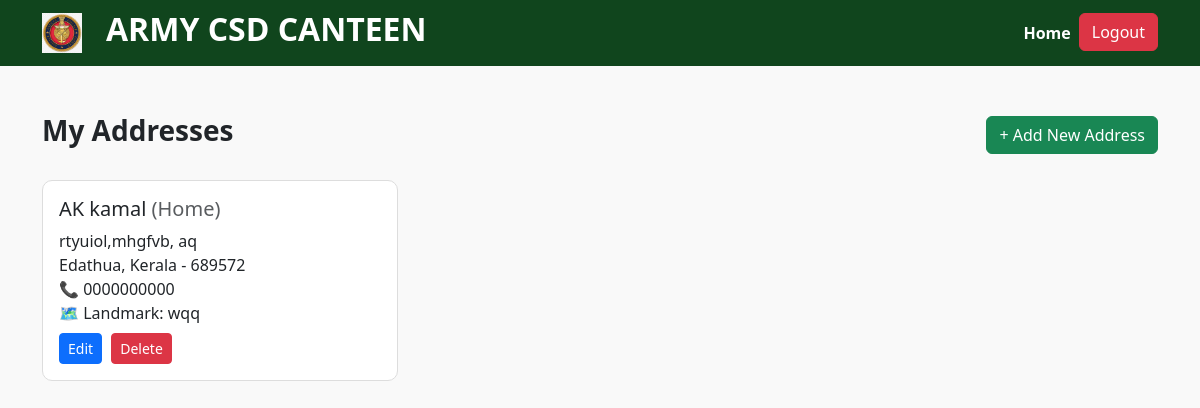
The page /manage_addresses.php (signed in) on the database its author committed.
### tables this page shows
CREATE TABLE `addresses` (
  `id` int(11) NOT NULL,
  `user_id` int(11) NOT NULL,
  `name` varchar(100) NOT NULL,
  `phone` varchar(20) NOT NULL,
  `address_line` varchar(255) NOT NULL,
  `address_type` varchar(50) DEFAULT NULL,
  `locality` varchar(100) DEFAULT NULL,
  `city` varchar(100) NOT NULL,
  `state` varchar(100) NOT NULL,
  `landmark` varchar(50) DEFAULT NULL,
  `alt_phone` varchar(15) DEFAULT NULL,
  `pincode` varchar(20) NOT NULL
);

### manage_addresses.php (the view, shortened to what this page needs)
<?php
include 'config.php';
$user_id = $_SESSION['user_id'];
$result = $conn->query("SELECT * FROM addresses WHERE user_id = $user_id");
?>
<!DOCTYPE html>
<html lang="en">
<head>
    <link href="https://cdn.jsdelivr.net/npm/bootstrap@5.3.3/dist/css/bootstrap.min.css" rel="stylesheet">
    <link href="style2.css" rel="stylesheet">
</head>
<body>
    <nav class="navbar navbar-expand-lg navbar-custom">
    <div class="container">
        <a class="navbar-brand d-flex align-items-center" href="#">
            <img src="icons/logo.png" alt="Logo" width="40" height="40" class="me-2">
            <a class="h1" href="#">ARMY CSD CANTEEN</a>
        </a>
        <div class="collapse navbar-collapse justify-content-end">
            <ul class="navbar-nav mb-2 mb-lg-0">
                <li class="nav-item"><a class="nav-link" href="index.php">Home</a></li>
                <li class="nav-item"><a class="btn btn-danger" href="logout.php">Logout</a></li>
            </ul>
        </div>
    </div>
</nav>
<div class="container my-5">
    <div class="d-flex justify-content-between align-items-center mb-4">
        <h3 class="fw-bold">My Addresses</h3>
        <a href="add_address.php" class="btn btn-success">+ Add New Address</a>
    </div>
    <div class="row">
        <?php while ($row = $result->fetch_assoc()): ?>
        <div class="col-md-6 col-lg-4 mb-4">
            <div class="card address-card p-3 h-100">
                <h5 class="mb-2"><?= htmlspecialchars($row['name']) ?> <span class="text-muted">(<?= htmlspecialchars($row['address_type']) ?>)</span></h5>
                <p class="mb-2">
                    <?= htmlspecialchars($row['address_line']) ?>, <?= htmlspecialchars($row['locality']) ?><br>
                    <?= htmlspecialchars($row['city']) ?>, <?= htmlspecialchars($row['state']) ?> - <?= htmlspecialchars($row['pincode']) ?><br>
                    📞 <?= htmlspecialchars($row['phone']) ?>
                    <?php if ($row['alt_phone']): ?>, Alt: <?= htmlspecialchars($row['alt_phone']) ?><?php endif; ?><br>
                    🗺️ Landmark: <?= htmlspecialchars($row['landmark']) ?>
                </p>
                <div>
                    <a href="edit_address.php?id=<?= $row['id'] ?>" class="btn btn-sm btn-primary">Edit</a>
                    <a href="delete_address.php?id=<?= $row['id'] ?>" class="btn btn-sm btn-danger" onclick="return confirm('Delete this address?')">Delete</a>
                </div>
            </div>
        </div>
        <?php endwhile; ?>
    </div>
</div>
</body>
</html>

### style2.css (style rules this page uses)
body { background-color: #f9f9f9; }
.navbar-custom { background-color: #10451d; }
.navbar-custom .nav-link, .navbar-custom .navbar-brand { color: #fff !important; font-weight: bold; }
.h1 { font-size: 2rem; color:#fff; font-weight: bold; text-decoration: none; }

### manage_addresses.php (style rules this page uses)
body { background-color: #f9f9f9; }
.address-card { border-radius: 10px; border: 1px solid #ddd; transition: box-shadow 0.3s ease; }
.btn-sm { margin-right: 5px; }

### rows shown on the page
addresses: name "AK kamal", address_type "Home", address_line "rtyuiol,mhgfvb", locality "aq", city "Edathua", state "Kerala", pincode "689572", phone "0000000000", landmark "wqq"
